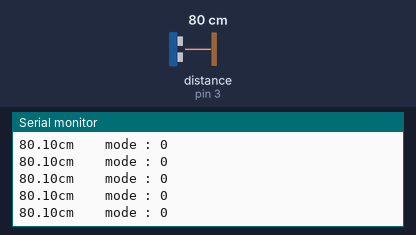
Bench run of a sketch on a simulated Arduino Uno, built with avr-gcc and run on an emulated ATmega328P. Parts: the last lines printed to the serial monitor. Wiring (inferred from the names in the program): ultrasonic range finder: trigger pin 2; echo pin 3. Inputs (shaded band) come from the test bench; at power-on: distance to the obstacle (sensor on pin 3) 80 cm. The echo pulse lasts 58.3 µs per cm.

Above: at 1.2 s.
1.3 s: distance to the obstacle (sensor on pin 3) set to 250 cm
At 1.5 s:
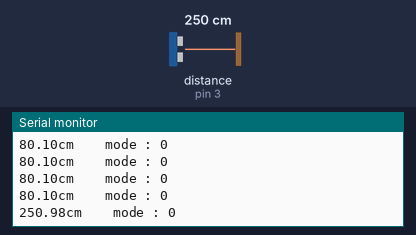
4.3 s: distance to the obstacle (sensor on pin 3) set to 2 cm
At 4.39 s:
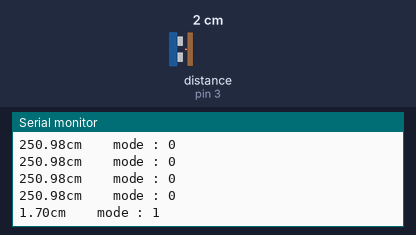
5.8 s: distance to the obstacle (sensor on pin 3) set to 35 cm
At 5.81 s:
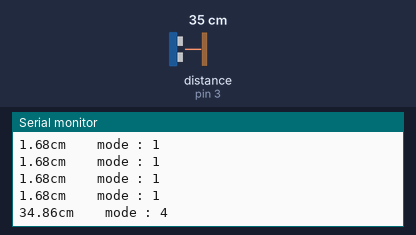
Timing chart, 0 to 8.8 s (numbered marks = the images above; inputs shaded):
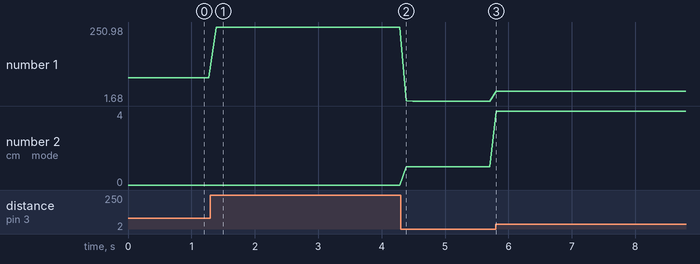

The sketch:

sketch_oct10a.ino
```cpp
const int TrigPin = 2;
const int EchoPin = 3;
const int led = 13;
float cm;
void setup()
{
  Serial.begin(9600);
  pinMode(TrigPin, OUTPUT);
  pinMode(EchoPin, INPUT);

}
void loop()
{
  digitalWrite(TrigPin, LOW);
  //低高低电平发一个短时间脉冲去TrigPin
  delayMicroseconds(2);
  digitalWrite(TrigPin, HIGH);
  delayMicroseconds(10);
  digitalWrite(TrigPin, LOW);
  cm = pulseIn(EchoPin, HIGH)  / 58.0;
  //将回波时间换算成cm
  cm = (int(cm * 100.0))  / 100.0; //保留两位小数

  int mode = int(cm) % 10;
  if (0 == mode || 9 == mode) {
    digitalWrite(led, HIGH);
  } else {
    digitalWrite(led, LOW);
  }
  Serial.print(cm);
  Serial.print("cm");
  Serial.print("    mode : ");
  Serial.print(mode);
  Serial.println();
  delay(100);
}
```

Measured:
- after the input at 1.3 s, the serial monitor: prints a new line after 0.09 s (image 1)
- after the input at 4.3 s, the serial monitor: prints a new line after 0.09 s (image 2)
- after the input at 5.8 s, the serial monitor: prints a new line at once (image 3)
- plotted number 1: 80.1 → 250.98 after the input at 1.3 s, 250.98 → 1.68 after the input at 4.3 s, 1.68 → 34.87 after the input at 5.8 s
- plotted number 2: 0 → 1 after the input at 4.3 s, 1 → 4 after the input at 5.8 s
